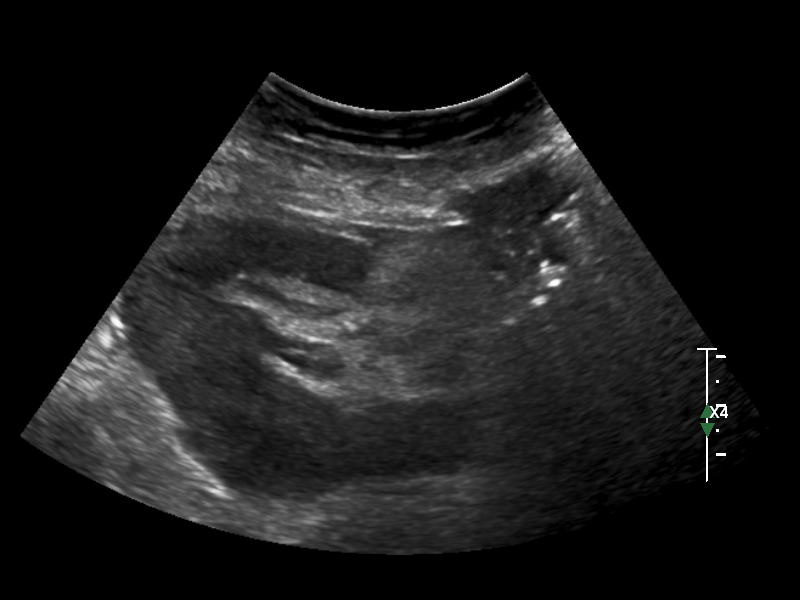
#> input picture 14_IM-0001-0181_frame0_anon.png, 800 x 600 px
$ jupyter execute shadow.ipynb
#> lines starting #> are read from the running program, lines starting #| are printed output that depends on the picture; after the words box and inside, x2 and y2 are one past the last pixel; in counts of white or black regions, pixels touching at a corner belong together
[cell 1]
import cv2
import os
from matplotlib import pyplot as plt
import numpy as np
import skimage.transform
from scipy.ndimage import map_coordinates
import scipy
import scipy.ndimage
from scipy.stats import nakagami
from skimage.measure import label, regionprops
from skimage.morphology import convex_hull_image
from skimage.draw import polygon

img = cv2.imread("14_IM-0001-0181_frame0_anon.png")
#> img is the input picture: shape (600, 800, 3); mean B, G, R 26.5, 26.5, 26.5
img = cv2.cvtColor(img, cv2.COLOR_BGR2GRAY)
#> img: shape (600, 800)
plt.imshow(img, cmap='gray')

[cell 2]
def maybe_convert_gray(img):
    """
    Convert to grayscale image if not already

    :param img: image to convert
    :return: grayscale image
    """
    if (len(img.shape)==3):
        return cv2.cvtColor(img, cv2.COLOR_BGR2GRAY)
    else:
        return img

[cell 3]
def find_mask(img, threshold=1/800, index=-2):
    """
    Create mask of outerboundaries of ultrasound image. Originally taken from echotools
    repository

    :param img: ultrasound image
    :param threshold: threshold used to determine boundaries
    :param index: index of connected component to use
    :return: mask of ROI
    """
    v = img
    diff_mean = (np.clip(v, 0, 1))
    # find connected components after threshold
    cc = label(diff_mean > threshold)
    v, c = np.unique(cc, return_counts=True)
    # find second largest connect component (largest is the background)
    second_largest_component = v[c.tolist().index(sorted(c)[index])]

    # take convex hull to remove small gaps
    # noinspection PyTypeChecker
    return convex_hull_image(np.where(cc == second_largest_component, 1, 0))

[cell 4]
def get_scanlines(img):
    """
    Find outer scanlines of ultrasound image. This function
    will likely require background except for ROI to be masked out.
    Can be adapted if needed for other datasets.

    :param img: ultrasound image
    :return: parameters defining scanlines to use to generate mask
    """
    left_line = []
    right_line = []

    start_row = 0
    h, w = img.shape
    min_col = w

    # Trace scanlines
    for i in range(h):
        row = img[i, :]
        if(np.count_nonzero(row)) > 1:
            nonzero = row.nonzero()
            if start_row==0:
                start_row = i
            if nonzero[0][0] < min_col:
                min_col = nonzero[0][0]
            if nonzero[0][0] > min_col + 5:
                break
            left_line.append(nonzero[0][0])
            right_line.append(nonzero[0][-1])

    # Find lines of best fit to scanlines
    y = np.arange(start_row, start_row+len(left_line))
    left = np.polyfit(np.array(left_line),y,1)
    right = np.polyfit(np.array(right_line),y,1)
    xi = (left[1]-right[1])/(right[0]-left[0])
    yi = left[0] * xi + left[1]
    slopes = (left, right)
    if yi > 0:
        yi = 0

    radius = img.shape[0] - yi
    center = left_line[0] + (right_line[0] - left_line[0])/2

    return center, radius, -yi, slopes

[cell 5]
def get_triangle_mask(img_shape, center, radius, buffer, slopes, width=(0.05, 0.3)):
    """
    Generate triangle mask for shadow within boundaries of ROI.

    :param img_shape: ultrasound image shape
    :param center: location of intercept of lines
    :param radius: radius of polar image
    :param buffer: buffer added to top of image to fit full triangle mask
    :param slopes: slopes of scanlines
    :param width: range of widths for shadow
    :return: triangle mask
    """
    h, w = img_shape

    m1 = slopes[0][0]
    m2 = slopes[1][0]

    theta_low = min(np.arctan(1/m1), np.arctan(1/m2))
    theta_high = max(np.arctan(1/m1), np.arctan(1/m2))

    if width[1] > theta_high - theta_low:
        width[1] = theta_high - theta_low

    width = np.random.uniform(low=width[0], high=width[1], size=1)
    position = np.random.uniform(low=theta_low+width/2, high=theta_high-width/2, size=1)

    low_slope = 1/np.tan(position-width/2)
    high_slope = 1/np.tan(position+width/2)

    low_intercept = -buffer - low_slope * center
    high_intercept = -buffer - high_slope * center

    lines = [(low_slope[0], low_intercept[0]), (high_slope[0], high_intercept[0])]
    contours = []
    for (slope, intercept) in lines:
        bottom_intercept = (h-intercept) / slope
        if intercept >= 0 and intercept <= h:
            contours.append([0, intercept])
        elif(bottom_intercept >= 0 and bottom_intercept <= w):
            contours.append([bottom_intercept, h])
        else:
            contours.append([w, slope * w + intercept])
    contours.append([-lines[1][1] / lines[1][0], 0])
    contours.append([-lines[0][1] / lines[0][0], 0])
    mask = np.zeros((h, w))
    cv2.fillPoly(mask, pts = [np.array(contours, dtype=np.int32)], color=(1))
    return mask

[cell 6]
def get_bounded_nakagami(length, shape, scale, min_val=0, max_val=255):
    """
    Pull Nakagami values from specified distribution within given range until
    mask is filled.

    :param length: number of values to generate
    :param shape: Nakagami shape parameter
    :param scale: Nakagami scale parameter
    :param min_val: minimum value allowed
    :param max_val: maximum value allowed
    :return: array of the specified number of values
    """
    vals = np.zeros(length)
    for i in range(length):
        val = -1
        while val < min_val or val > max_val:
            val = nakagami.rvs(shape, scale=scale, size=1)
        vals[i] = val
    return vals

[cell 7]
def shadow_augmentation(img, shape=0.0372, scale=116, width=(0.05, 0.3)):
    """
    Pull Nakagami values from specified distribution within given range until
    mask is filled.

    :param img: image to add mask to
    :param shape: Nakagami shape parameter
    :param scale: Nakagami scale parameter
    :param width: range of widths for shadows
    :return: array of the specified number of values
    """
    gray_img = maybe_convert_gray(img)
    center, radius, buffer, slopes = get_scanlines(gray_img)
    top = (img[:, int(center)]!=0).argmax() + int(buffer)
    mask = get_triangle_mask(img.shape, center, radius, int(buffer), slopes, width=width)
    num_pix = int(mask.sum())
    nak = get_bounded_nakagami(num_pix, shape, scale, min_val=0, max_val=255) / 255 * np.max(img)
    masked_image = img.copy()
    masked_image[np.where(mask != 0)] = nak
    outer_mask = find_mask(img, index=-2)
    masked_image = masked_image * outer_mask
    return masked_image

[cell 8]
masked_image = shadow_augmentation(img)
#> the loop in get_scanlines, `for i in range(h):` made 442 passes
#> min_col on passes 73, 74, 75, 77, 79, 82, 83, 84, 86, 88, 89, 91: 269, 268, 267, 266, 264, 263, 262, 260, 258, 257, 256, 255
#> after the loop in get_scanlines, `for i in range(h):`: left_line = 369 values, max 269 at index 0, min 19 at index 362, mean 140.8; min_col = 19; right_line = 369 values, max 771 at index 359, min 527 at index 0, mean 653.7; start_row = 72
#> in get_scanlines, `y = np.arange(start_row, start_row+len(left_line))`: y = 369 values from 72 to 440
#> in get_scanlines, `left = np.polyfit(np.array(left_line),y,1)`: left = [-1.45, 459.8]
#> in get_scanlines, `right = np.polyfit(np.array(right_line),y,1)`: right = [1.5, -721.4]
#> in get_scanlines, `xi = (left[1]-right[1])/(right[0]-left[0])`: xi = 401.4
#> in get_scanlines, `yi = left[0] * xi + left[1]`: yi = -121.3
#> in get_scanlines, `slopes = (left, right)`: slopes = ([-1.45, 459.8], [1.5, -721.4])
#> in get_scanlines, `radius = img.shape[0] - yi`: radius = 721.3
#> in get_scanlines, `center = left_line[0] + (right_line[0] - left_line[0])/2`: center = 398
#> in shadow_augmentation, `center, radius, buffer, slopes = get_scanlines(gray_img)`: radius = 721.3; buffer = 121.3; slopes = ([-1.45, 459.8], [1.5, -721.4])
#> in shadow_augmentation, `top = (img[:, int(center)]!=0).argmax() + int(buffer)`: top = 229
#> in get_triangle_mask, `m1 = slopes[0][0]`: m1 = -1.45
#> in get_triangle_mask, `m2 = slopes[1][0]`: m2 = 1.5
#> in get_triangle_mask, `theta_low = min(np.arctan(1/m1), np.arctan(1/m2))`: theta_low = -0.605
#> in get_triangle_mask, `theta_high = max(np.arctan(1/m1), np.arctan(1/m2))`: theta_high = 0.589
#> in get_triangle_mask, `position = np.random.uniform(low=theta_low+width/2, high=theta_high-wi..`: position = [0.209]
#> in get_triangle_mask, `low_slope = 1/np.tan(position-width/2)`: low_slope = [8.62]
#> in get_triangle_mask, `high_slope = 1/np.tan(position+width/2)`: high_slope = [3.2]
#> in get_triangle_mask, `low_intercept = -buffer - low_slope * center`: low_intercept = [-3550.3]
#> in get_triangle_mask, `high_intercept = -buffer - high_slope * center`: high_intercept = [-1395.2]
#> in get_triangle_mask, `lines = [(low_slope[0], low_intercept[0]), (high_slope[0], high_interc..`: lines = [(8.62, -3550.3), (3.2, -1395.2)]
#> the loop in get_triangle_mask, `for (slope, intercept) in lines:` made 2 passes
#> (slope, intercept, bottom_intercept) on passes 1 to 2: (8.62, -3550.3, 481.7), (3.2, -1395.2, 623.2)
#> after the loop in get_triangle_mask, `for (slope, intercept) in lines:`: contours = [[481.7, 600], [623.2, 600]]
#> in get_triangle_mask, `cv2.fillPoly(mask, pts = [np.array(contours, dtype=np.int32)], color=(..`:
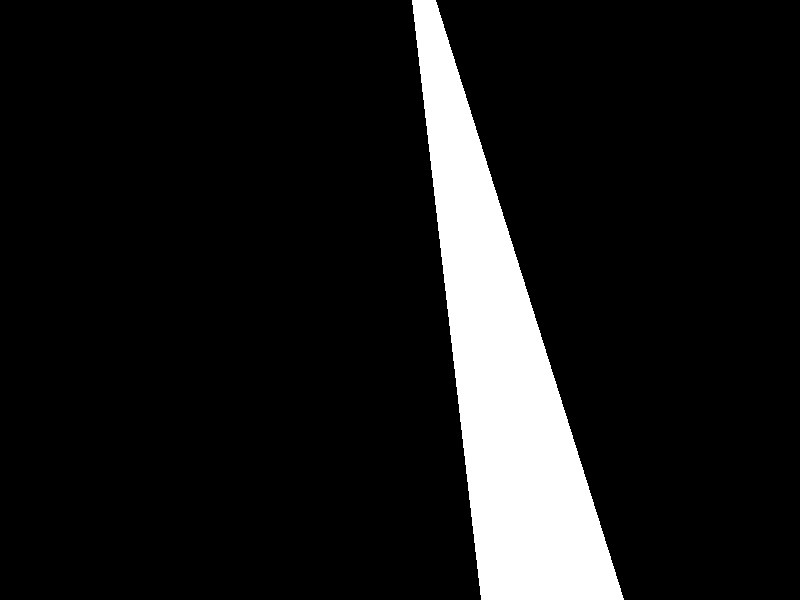
#> mask: shape (600, 800) float64; values 0 (black) and 1 (white), 10.4% white; 1 white region, box (x1, y1, x2, y2) and area: (412, 0, 624, 600) 50100
#> in shadow_augmentation, `num_pix = int(mask.sum())`: num_pix = 50100
#> in shadow_augmentation, `masked_image[np.where(mask != 0)] = nak`:
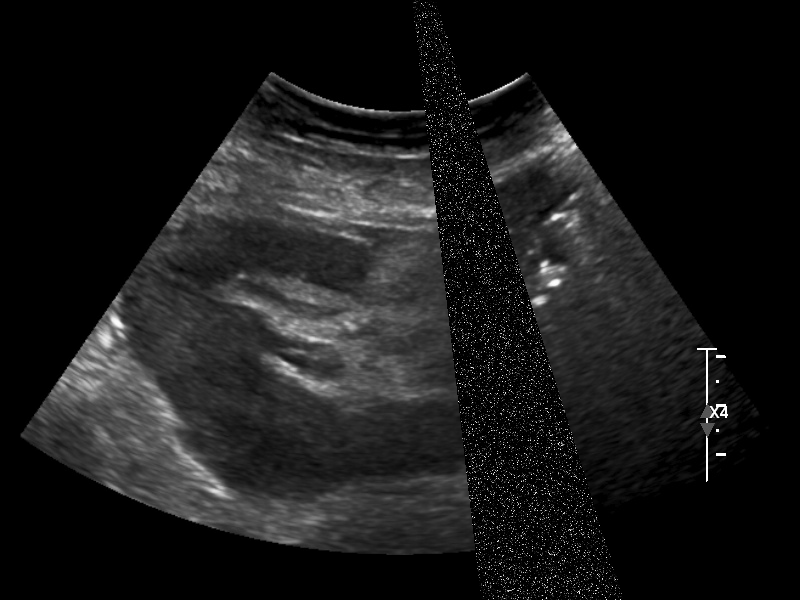
#> masked_image: shape (600, 800); min 0, max 255, mean 25
#> in find_mask, `diff_mean = (np.clip(v, 0, 1))`:
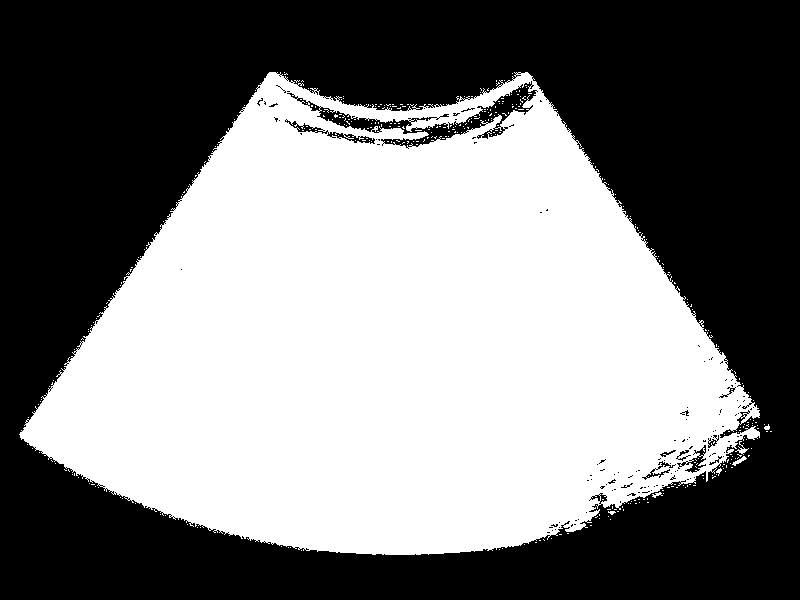
#> diff_mean: shape (600, 800); values 0 (black) and 1 (white), 48.8% white; 357 white regions (350 under 20 px), largest, box (x1, y1, x2, y2) and area: (19, 72, 760, 555) 233300, (735, 441, 749, 455) 53, (732, 456, 747, 466) 53
#> in find_mask, `cc = label(diff_mean > threshold)`:
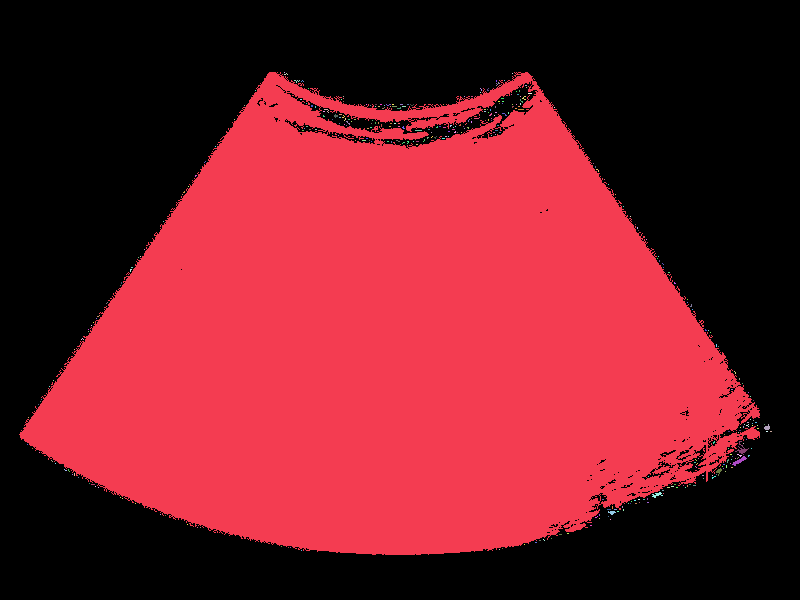
#> cc: shape (600, 800) int32; 358 distinct labels, from 0 to 357; one colour per label, 0 black
#> in find_mask, `v, c = np.unique(cc, return_counts=True)`: v = 358 values from 0 to 357; c = 358 values, max 245807 at index 0, min 1 at index 2, mean 1340.8
#> in find_mask, `second_largest_component = v[c.tolist().index(sorted(c)[index])]`: second_largest_component = 1
#> in find_mask, `return convex_hull_image(np.where(cc == second_largest_component, 1, 0))`:
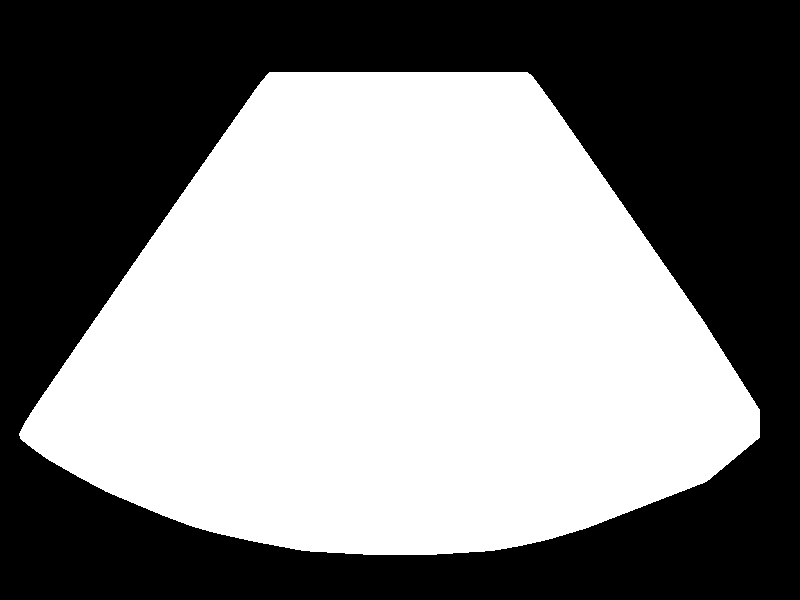
#> returned value: shape (600, 800) bool; 52% white; 1 black region, box (x1, y1, x2, y2) and area: (0, 0, 800, 600) 230275

$ run again, with 2_IM-0383-0001_anon.png copied over 14_IM-0001-0181_frame0_anon.png
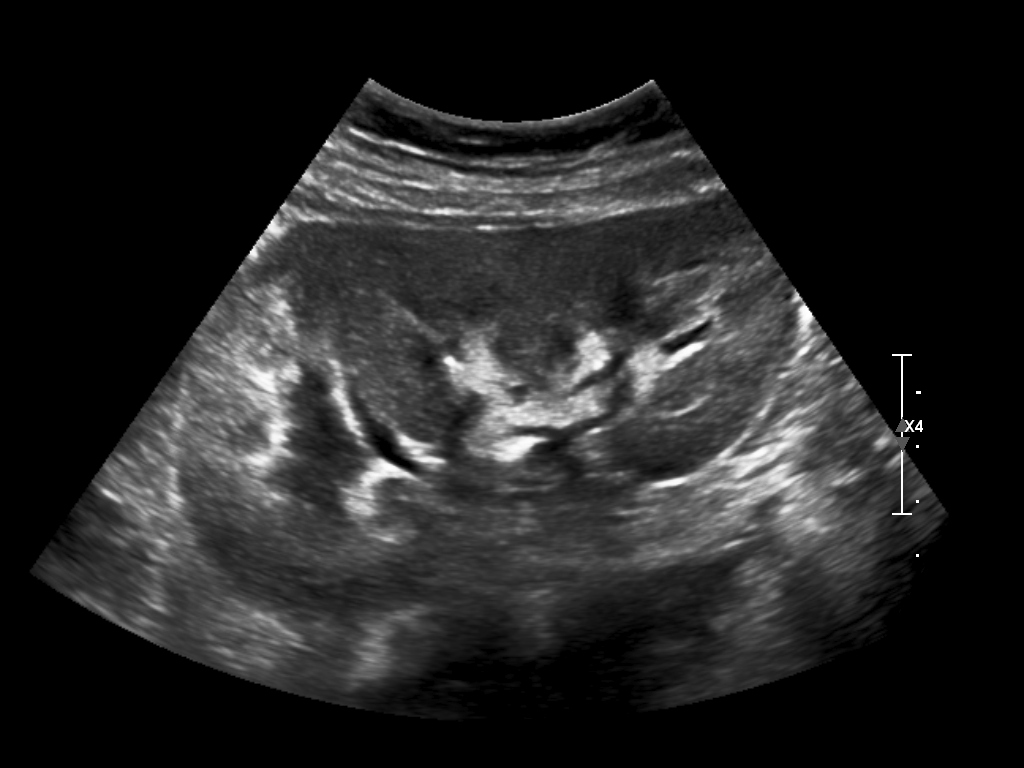
#> input picture 2_IM-0383-0001_anon.png, 1024 x 768 px
#> img is the input picture: shape (768, 1024, 3); min 0, max 255, mean 35.6
#> img: shape (768, 1024)
#> the loop in get_scanlines, `for i in range(h):` made 578 passes
#> (nonzero, min_col) on passes 78 to 79: (([368, 369, 370, 371],), 368), (([367, 368, 369, 370, 371],), 367)
#> after the loop in get_scanlines, `for i in range(h):`: left_line = 500 values, max 368 at index 0, min 29 at index 492, mean 196.7; min_col = 29; right_line = 500 values, max 948 at index 435, min 371 at index 0, mean 821.8; start_row = 77
#> y = 500 values from 77 to 576
#> left = [-1.46, 612.8]
#> right = [1.39, -817.9]
#> xi = 502.4
#> yi = -118.4
#> in get_scanlines, `slopes = (left, right)`: slopes = ([-1.46, 612.8], [1.39, -817.9])
#> in get_scanlines, `radius = img.shape[0] - yi`: radius = 886.4
#> in get_scanlines, `center = left_line[0] + (right_line[0] - left_line[0])/2`: center = 369.5
#> in shadow_augmentation, `center, radius, buffer, slopes = get_scanlines(gray_img)`: radius = 886.4; buffer = 118.4; slopes = ([-1.46, 612.8], [1.39, -817.9])
#> top = 195
#> m1 = -1.46
#> m2 = 1.39
#> theta_low = -0.602
#> theta_high = 0.623
#> position = [0.234]
#> low_slope = [7.09]
#> high_slope = [2.95]
#> low_intercept = [-2738.6]
#> high_intercept = [-1206.4]
#> lines = [(7.09, -2738.6), (2.95, -1206.4)]
#> the loop in get_triangle_mask, `for (slope, intercept) in lines:` made 2 passes
#> (slope, intercept, bottom_intercept) on passes 1 to 2: (7.09, -2738.6, 494.4), (2.95, -1206.4, 670.3)
#> after the loop in get_triangle_mask, `for (slope, intercept) in lines:`: contours = [[494.4, 768], [670.3, 768]]
#> in get_triangle_mask, `cv2.fillPoly(mask, pts = [np.array(contours, dtype=np.int32)], color=(..`:
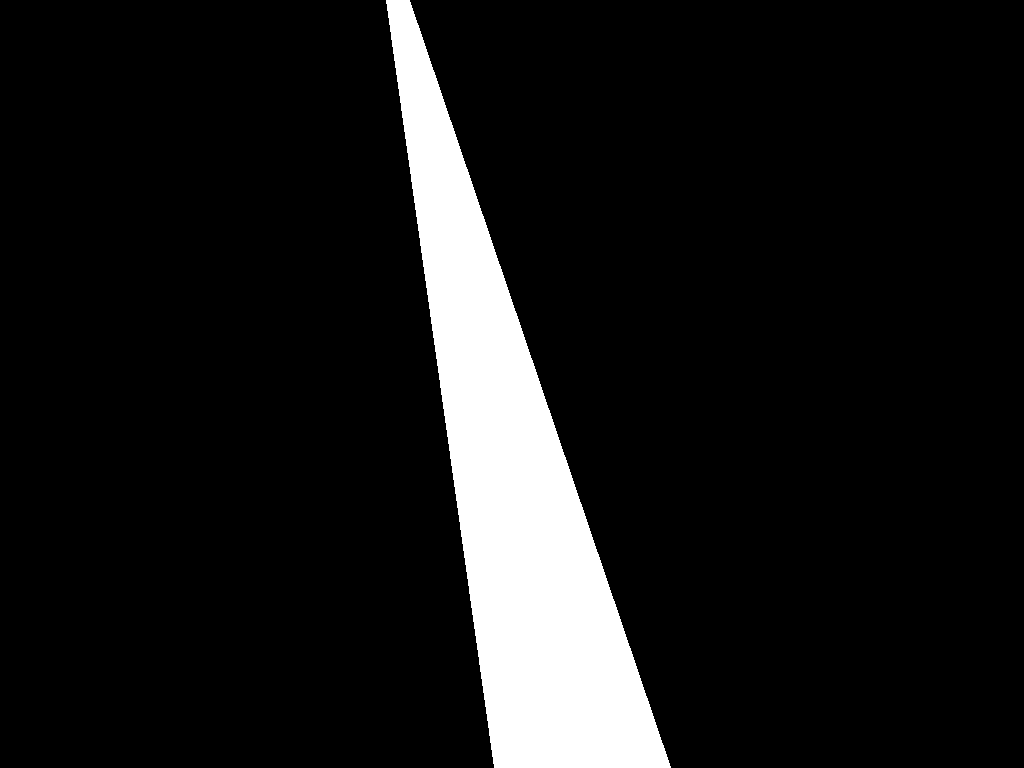
#> mask: shape (768, 1024) float64; values 0 (black) and 1 (white), 9.8% white; 1 white region, box (x1, y1, x2, y2) and area: (386, 0, 671, 768) 77184
#> num_pix = 77184
#> diff_mean: shape (768, 1024); values 0 (black) and 1 (white), 48.3% white; 48 white regions (31 under 20 px), largest, box (x1, y1, x2, y2) and area: (29, 77, 949, 722) 379072, (547, 692, 565, 701) 108, (599, 686, 619, 694) 104
#> cc: shape (768, 1024) int32; 49 distinct labels, from 0 to 48
#> v = 49 values from 0 to 48; c = 49 values, max 406242 at index 0, min 1 at index 2, mean 16049.6
#> second_largest_component = 1
#> in find_mask, `return convex_hull_image(np.where(cc == second_largest_component, 1, 0))`:
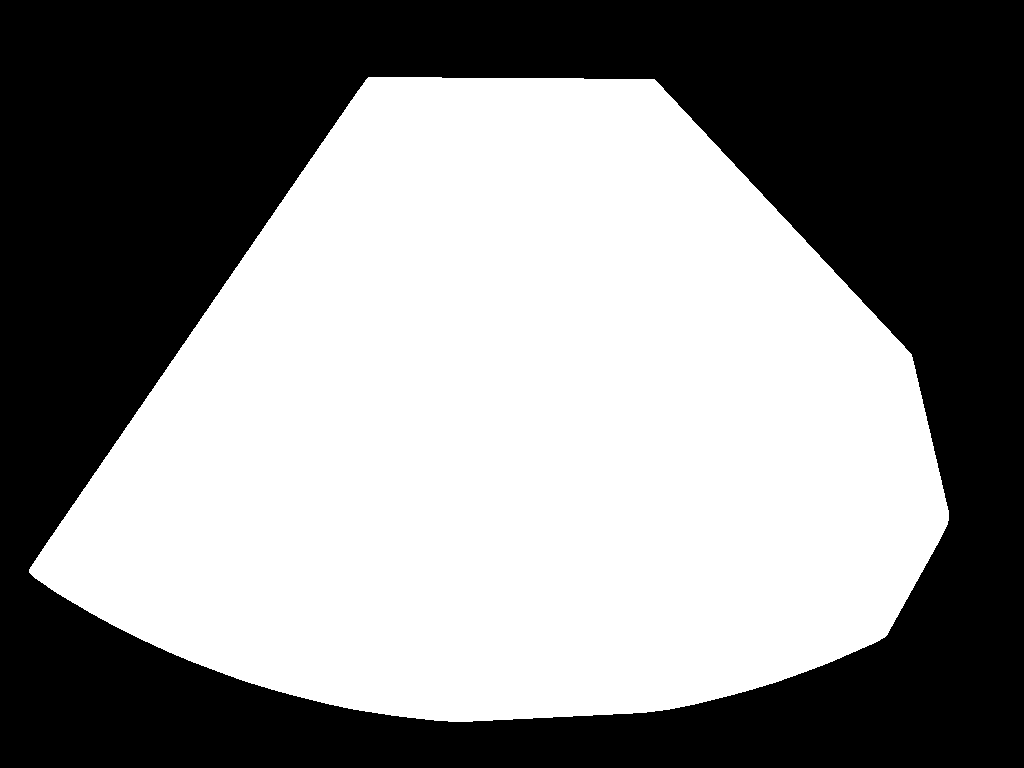
#> returned value: shape (768, 1024) bool; 53.3% white; 1 black region, box (x1, y1, x2, y2) and area: (0, 0, 1024, 768) 367196
